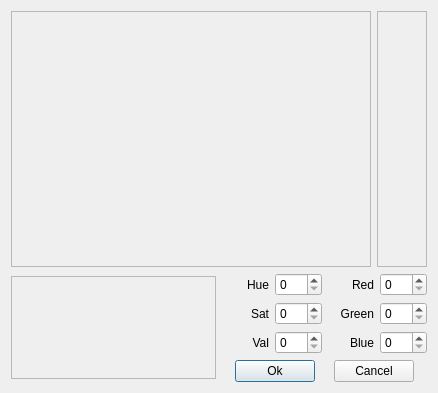
<?xml version="1.0" encoding="UTF-8"?>
<ui version="4.0">
 <class>ColorDialog</class>
 <widget class="QDialog" name="ColorDialog">
  <property name="sizePolicy">
   <sizepolicy hsizetype="Fixed" vsizetype="Fixed">
    <horstretch>0</horstretch>
    <verstretch>0</verstretch>
   </sizepolicy>
  </property>
  <property name="maximumSize">
   <size>
    <width>430</width>
    <height>382</height>
   </size>
  </property>
  <property name="windowTitle">
   <string>Select a color</string>
  </property>
  <layout class="QVBoxLayout" name="verticalLayout_2">
   <item>
    <layout class="QHBoxLayout" name="horizontalLayout_3">
     <item>
      <widget class="HueSatSelector" name="m_hsLabel">
       <property name="minimumSize">
        <size>
         <width>360</width>
         <height>256</height>
        </size>
       </property>
       <property name="maximumSize">
        <size>
         <width>360</width>
         <height>256</height>
        </size>
       </property>
       <property name="frameShape">
        <enum>QFrame::StyledPanel</enum>
       </property>
       <property name="frameShadow">
        <enum>QFrame::Sunken</enum>
       </property>
       <property name="text">
        <string/>
       </property>
      </widget>
     </item>
     <item>
      <widget class="ValSelector" name="m_vLabel">
       <property name="minimumSize">
        <size>
         <width>50</width>
         <height>256</height>
        </size>
       </property>
       <property name="maximumSize">
        <size>
         <width>16777215</width>
         <height>256</height>
        </size>
       </property>
       <property name="frameShape">
        <enum>QFrame::StyledPanel</enum>
       </property>
       <property name="frameShadow">
        <enum>QFrame::Sunken</enum>
       </property>
       <property name="text">
        <string/>
       </property>
      </widget>
     </item>
    </layout>
   </item>
   <item>
    <layout class="QHBoxLayout" name="horizontalLayout_2" stretch="0,1">
     <item>
      <widget class="ColorLabel" name="m_selectedColorLabel">
       <property name="sizePolicy">
        <sizepolicy hsizetype="Preferred" vsizetype="Preferred">
         <horstretch>1</horstretch>
         <verstretch>0</verstretch>
        </sizepolicy>
       </property>
       <property name="minimumSize">
        <size>
         <width>205</width>
         <height>103</height>
        </size>
       </property>
       <property name="maximumSize">
        <size>
         <width>205</width>
         <height>103</height>
        </size>
       </property>
       <property name="frameShape">
        <enum>QFrame::StyledPanel</enum>
       </property>
       <property name="frameShadow">
        <enum>QFrame::Sunken</enum>
       </property>
       <property name="text">
        <string/>
       </property>
      </widget>
     </item>
     <item>
      <layout class="QVBoxLayout" name="verticalLayout" stretch="1,0">
       <item>
        <layout class="QGridLayout" name="gridLayout" columnstretch="1,0,1,0">
         <item row="0" column="0">
          <widget class="QLabel" name="label">
           <property name="text">
            <string>Hue</string>
           </property>
           <property name="alignment">
            <set>Qt::AlignRight|Qt::AlignTrailing|Qt::AlignVCenter</set>
           </property>
          </widget>
         </item>
         <item row="0" column="1">
          <widget class="QSpinBox" name="m_hSpinBox">
           <property name="sizePolicy">
            <sizepolicy hsizetype="Maximum" vsizetype="Maximum">
             <horstretch>0</horstretch>
             <verstretch>0</verstretch>
            </sizepolicy>
           </property>
           <property name="maximum">
            <number>359</number>
           </property>
          </widget>
         </item>
         <item row="0" column="2">
          <widget class="QLabel" name="label_4">
           <property name="text">
            <string>Red</string>
           </property>
           <property name="alignment">
            <set>Qt::AlignRight|Qt::AlignTrailing|Qt::AlignVCenter</set>
           </property>
          </widget>
         </item>
         <item row="0" column="3">
          <widget class="QSpinBox" name="m_rSpinBox">
           <property name="sizePolicy">
            <sizepolicy hsizetype="Maximum" vsizetype="Maximum">
             <horstretch>0</horstretch>
             <verstretch>0</verstretch>
            </sizepolicy>
           </property>
           <property name="maximum">
            <number>255</number>
           </property>
          </widget>
         </item>
         <item row="1" column="0">
          <widget class="QLabel" name="label_2">
           <property name="text">
            <string>Sat</string>
           </property>
           <property name="alignment">
            <set>Qt::AlignRight|Qt::AlignTrailing|Qt::AlignVCenter</set>
           </property>
          </widget>
         </item>
         <item row="1" column="1">
          <widget class="QSpinBox" name="m_sSpinBox">
           <property name="sizePolicy">
            <sizepolicy hsizetype="Maximum" vsizetype="Maximum">
             <horstretch>0</horstretch>
             <verstretch>0</verstretch>
            </sizepolicy>
           </property>
           <property name="maximum">
            <number>255</number>
           </property>
          </widget>
         </item>
         <item row="1" column="2">
          <widget class="QLabel" name="label_6">
           <property name="text">
            <string>Green</string>
           </property>
           <property name="alignment">
            <set>Qt::AlignRight|Qt::AlignTrailing|Qt::AlignVCenter</set>
           </property>
          </widget>
         </item>
         <item row="1" column="3">
          <widget class="QSpinBox" name="m_gSpinBox">
           <property name="sizePolicy">
            <sizepolicy hsizetype="Maximum" vsizetype="Maximum">
             <horstretch>0</horstretch>
             <verstretch>0</verstretch>
            </sizepolicy>
           </property>
           <property name="maximum">
            <number>255</number>
           </property>
          </widget>
         </item>
         <item row="2" column="0">
          <widget class="QLabel" name="label_3">
           <property name="text">
            <string>Val</string>
           </property>
           <property name="alignment">
            <set>Qt::AlignRight|Qt::AlignTrailing|Qt::AlignVCenter</set>
           </property>
          </widget>
         </item>
         <item row="2" column="1">
          <widget class="QSpinBox" name="m_vSpinBox">
           <property name="sizePolicy">
            <sizepolicy hsizetype="Maximum" vsizetype="Maximum">
             <horstretch>0</horstretch>
             <verstretch>0</verstretch>
            </sizepolicy>
           </property>
           <property name="maximum">
            <number>255</number>
           </property>
          </widget>
         </item>
         <item row="2" column="2">
          <widget class="QLabel" name="label_5">
           <property name="text">
            <string>Blue</string>
           </property>
           <property name="alignment">
            <set>Qt::AlignRight|Qt::AlignTrailing|Qt::AlignVCenter</set>
           </property>
          </widget>
         </item>
         <item row="2" column="3">
          <widget class="QSpinBox" name="m_bSpinBox">
           <property name="sizePolicy">
            <sizepolicy hsizetype="Maximum" vsizetype="Maximum">
             <horstretch>0</horstretch>
             <verstretch>0</verstretch>
            </sizepolicy>
           </property>
           <property name="maximum">
            <number>255</number>
           </property>
          </widget>
         </item>
        </layout>
       </item>
       <item>
        <layout class="QHBoxLayout" name="horizontalLayout">
         <item>
          <widget class="QPushButton" name="m_okButton">
           <property name="sizePolicy">
            <sizepolicy hsizetype="Maximum" vsizetype="Fixed">
             <horstretch>0</horstretch>
             <verstretch>0</verstretch>
            </sizepolicy>
           </property>
           <property name="text">
            <string>Ok</string>
           </property>
          </widget>
         </item>
         <item>
          <widget class="QPushButton" name="m_cancelButton">
           <property name="sizePolicy">
            <sizepolicy hsizetype="Maximum" vsizetype="Fixed">
             <horstretch>0</horstretch>
             <verstretch>0</verstretch>
            </sizepolicy>
           </property>
           <property name="text">
            <string>Cancel</string>
           </property>
          </widget>
         </item>
        </layout>
       </item>
      </layout>
     </item>
    </layout>
   </item>
  </layout>
 </widget>
 <customwidgets>
  <customwidget>
   <class>ColorLabel</class>
   <extends>QLabel</extends>
   <header>colorlabel.h</header>
  </customwidget>
  <customwidget>
   <class>HueSatSelector</class>
   <extends>QLabel</extends>
   <header>colordialog.h</header>
  </customwidget>
  <customwidget>
   <class>ValSelector</class>
   <extends>QLabel</extends>
   <header>colordialog.h</header>
  </customwidget>
 </customwidgets>
 <resources/>
 <connections/>
</ui>
